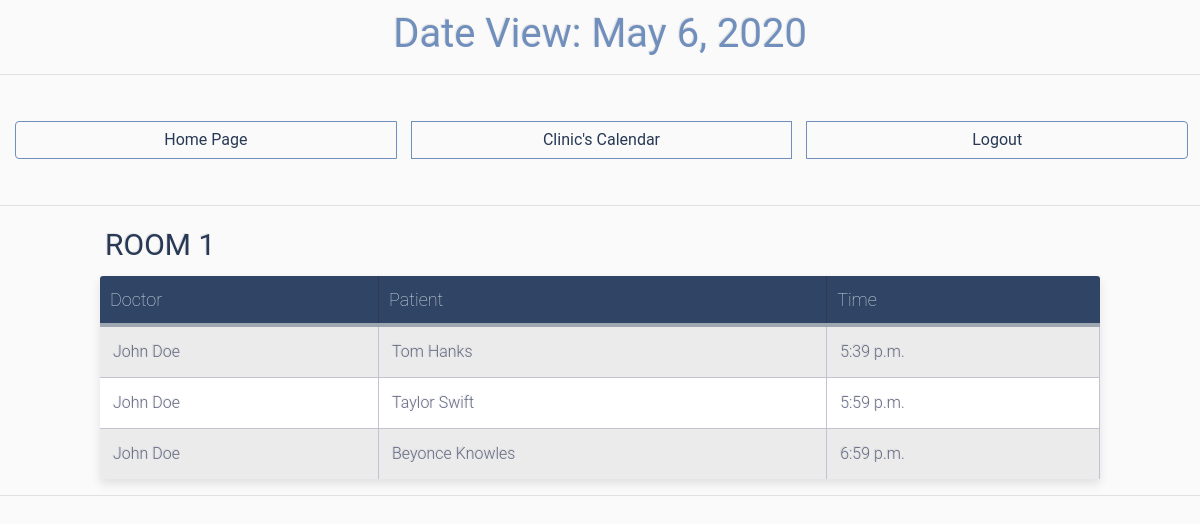
Before: /reception_desk/date-view/2020-05-06 with the older database file.
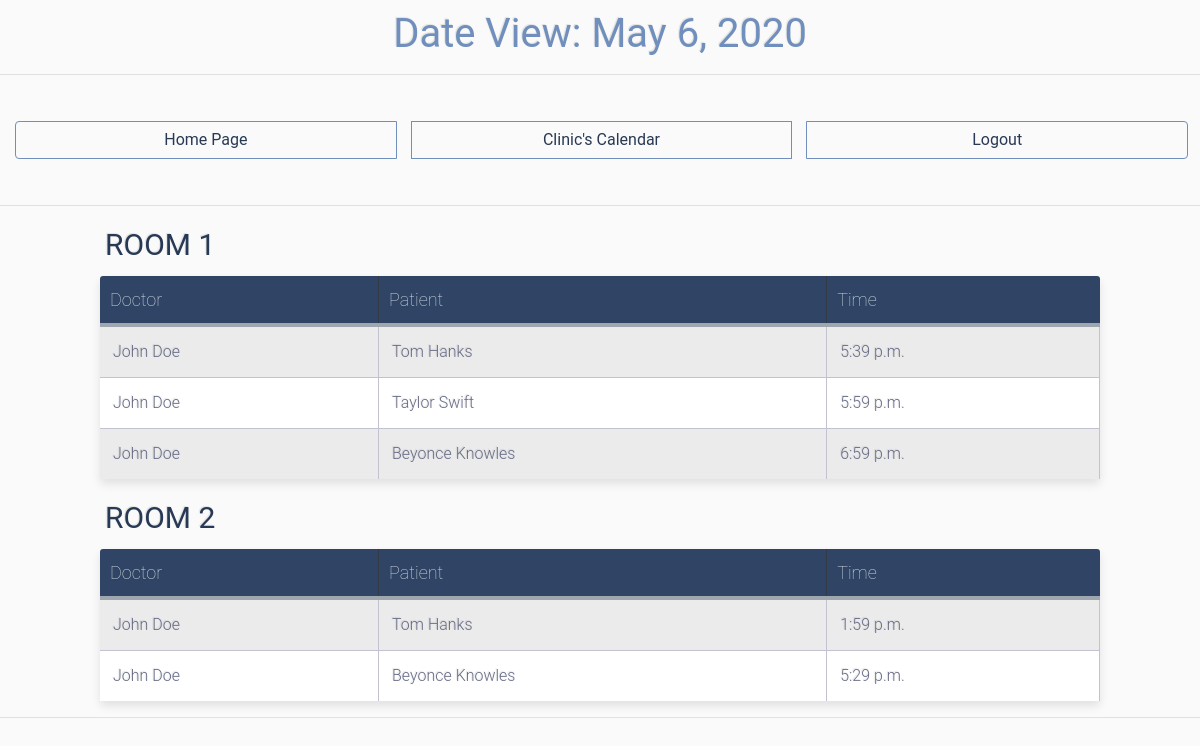
After: the same page with the newer database file.
### general_models/models.py (models this page shows, shortened)
class Appointment(models.Model):
    doctor = models.ForeignKey(Doctor, on_delete=models.CASCADE)
    patient = models.ForeignKey(Patient, on_delete=models.CASCADE, null=True)
    date = models.DateField()
    time = models.TimeField()
    room = models.CharField(max_length=30, null=True)
    assigned = models.BooleanField( default=False)
    done = models.BooleanField( default=False)

class Doctor(models.Model):
    user = models.OneToOneField(User, on_delete=models.CASCADE)
    specialty = models.CharField(max_length=30)
    license_number = models.CharField(max_length=30, blank=True)
    def __str__(self):
        return self.user.first_name +' ' + self.user.last_name

class Patient(models.Model):
    first_name = models.CharField(max_length=30)
    last_name = models.CharField(max_length=30)
    gender = models.CharField(max_length=1, null=True)
    clinic_identifying_number = models.CharField(max_length=30)
    visa_number = models.CharField(max_length=30)
    language = models.CharField(max_length=30, default='English')
    phone_number = models.CharField(max_length=30, blank=True)
    origin_country = models.CharField(max_length=30, blank=True)
    date_of_birth = models.DateField(null=True)
    def __str__(self):
        return self.first_name + " " + self.last_name + "\n"

### reception_desk/views.py (the view)
# urls.py: path('date-view/<str:my_date>', views.date_view , name='date-view'),
def date_view(request, my_date):
    wanted_year = int(my_date[0:4])
    wanted_month = int(my_date[5:7])
    wanted_day = int(my_date[8:10])
    try:
        wanted_date = date(wanted_year, wanted_month, wanted_day)
    except:
        return render(request,'reception_desk/date_error.html') #case the given date is not valid
    appointment_list = gm.Appointment.objects.filter(date = wanted_date).order_by("time")
    rooms = sorted(set(appointment.room for appointment in  appointment_list))
    docs = sorted(set(appointment.doctor for appointment in  appointment_list))
    drooms = OrderedDict()
    for room in rooms:
        drooms[room]=[]
    ddocs = OrderedDict()
    for doc in docs:
        ddocs[doc]=[]
    for appointment in appointment_list:
        drooms[appointment.room ].append(appointment)
        ddocs[appointment.doctor].append(appointment)
    context = {'drooms':drooms,'ddocs':ddocs,'wanted_date':wanted_date,'appointment_list':appointment_list}
    return render(request, 'reception_desk/date.html', context)

### reception_desk/templates/reception_desk/date.html (shortened to what this page needs)
{% load static %}
<!doctype html>
<html lang="en">
<head>
  <link rel="stylesheet" href="https://maxcdn.bootstrapcdn.com/bootstrap/4.0.0/css/bootstrap.min.css">
  <link rel="stylesheet" href="https://use.fontawesome.com/releases/v5.0.10/css/all.css">
  <link rel="stylesheet" type="text/css" href="{% static 'doctor_interface/style_interface.css'%}">
</head>
<body>
  <h1 class="title", style="text-align:center"> Date View: {{ wanted_date }}</h1>
  <hr>
  <div class="btn-group clearfix" style="width: 99%">
    <a class="btn btn-info left clearfix" style="width:33.3%; border: 1px solid  #718fbd;" href="{% url 'home' %}">Home Page</a>
    <a class="btn btn-info left clearfix" style="width:33.3%; border: 1px solid  #718fbd;"  href="{% url 'reception_desk:calendar' %}" >Clinic's Calendar</a>
    <a class="btn btn-info left clearfix" style="width:33.3%; border: 1px solid  #718fbd;" href="{% url 'logout' %}" >Logout</a>
  </div>
  <hr>
  {% for room, app_list  in drooms.items %}
  <div class="table-title">
    <h3 style="color: #283955;">{{room}}</h3>
  </div>
  <table class="table-fill">
    <thead>
      <tr>
        <th>Doctor</th>
        <th>Patient</th>
        <th>Time</th>
      </tr>
    </thead>
    <tbody class="table-hover">
      {% for appointment in app_list %}
      <tr>
        <td>{{ appointment.doctor}}</td>
        <td>{{ appointment.patient}}</td>
        <td>{{ appointment.time }}</td>
      </tr>
      {% endfor %}
    </tbody>
  </table>
  {% endfor %}
  <hr>
</body>

Changed rows visible on the page:
added Appointment: room "ROOM 2", doctor "John Doe", patient "Tom Hanks", time "1:59 p.m."
added Appointment: doctor "John Doe", patient "Beyonce Knowles", time "5:29 p.m.", shown under "ROOM 2"
